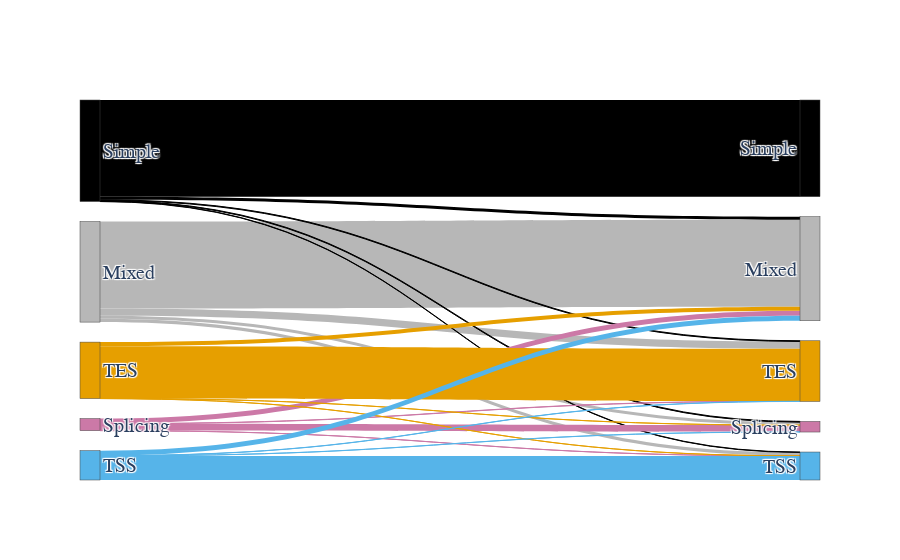

The notebook cell saved with this chart:
### Code cell
# what about the other way around?

ofile = 'figures/obs_major_obs_det_sankey.pdf'
fig = plot_sankey(df,
                  source='sector_obs_major',
                  sink='sector_obs_det',
                  counts='gid',
                  color='sector',
                  title='')
h = 700
w = 1.8792590838529746*h
pio.write_image(fig, ofile, width=w, height=h)

### Figure 1 — Plotly figure (JSON) as saved in the notebook; plotly's stock layout.template omitted (floating-point values rounded to 4 significant figures)
{"data": [{"link": {"color": ["#b7b7b7", "#b7b7b7", "#b7b7b7", "#b7b7b7", "#000000", "#000000", "#000000", "#000000", "#000000", "#CC79A7", "#CC79A7", "#CC79A7", "#CC79A7", "#E69F00", "#E69F00", "#E69F00", "#E69F00", "#56B4E9", "#56B4E9", "#56B4E9", "#56B4E9"], "source": [1, 1, 1, 1, 0, 0, 0, 0, 0, 3, 3, 3, 3, 2, 2, 2, 2, 4, 4, 4, 4], "target": [6, 8, 7, 9, 6, 5, 8, 7, 9, 6, 8, 7, 9, 6, 8, 7, 9, 6, 8, 7, 9], "value": [7754, 268, 649, 305, 274, 8633, 62, 64, 33, 450, 599, 21, 6, 360, 6, 4669, 7, 450, 11, 14, 2146]}, "node": {"color": ["#000000", "#b7b7b7", "#E69F00", "#CC79A7", "#56B4E9", "#000000", "#b7b7b7", "#E69F00", "#CC79A7", "#56B4E9"], "label": ["Simple", "Mixed", "TES", "Splicing", "TSS", "Simple", "Mixed", "TES", "Splicing", "TSS"]}, "textfont": {"family": "Arial", "size": 20}, "type": "sankey"}], "layout": {"autosize": true, "font": {"family": "Times New Roman"}, "title": {"text": ""}}}
